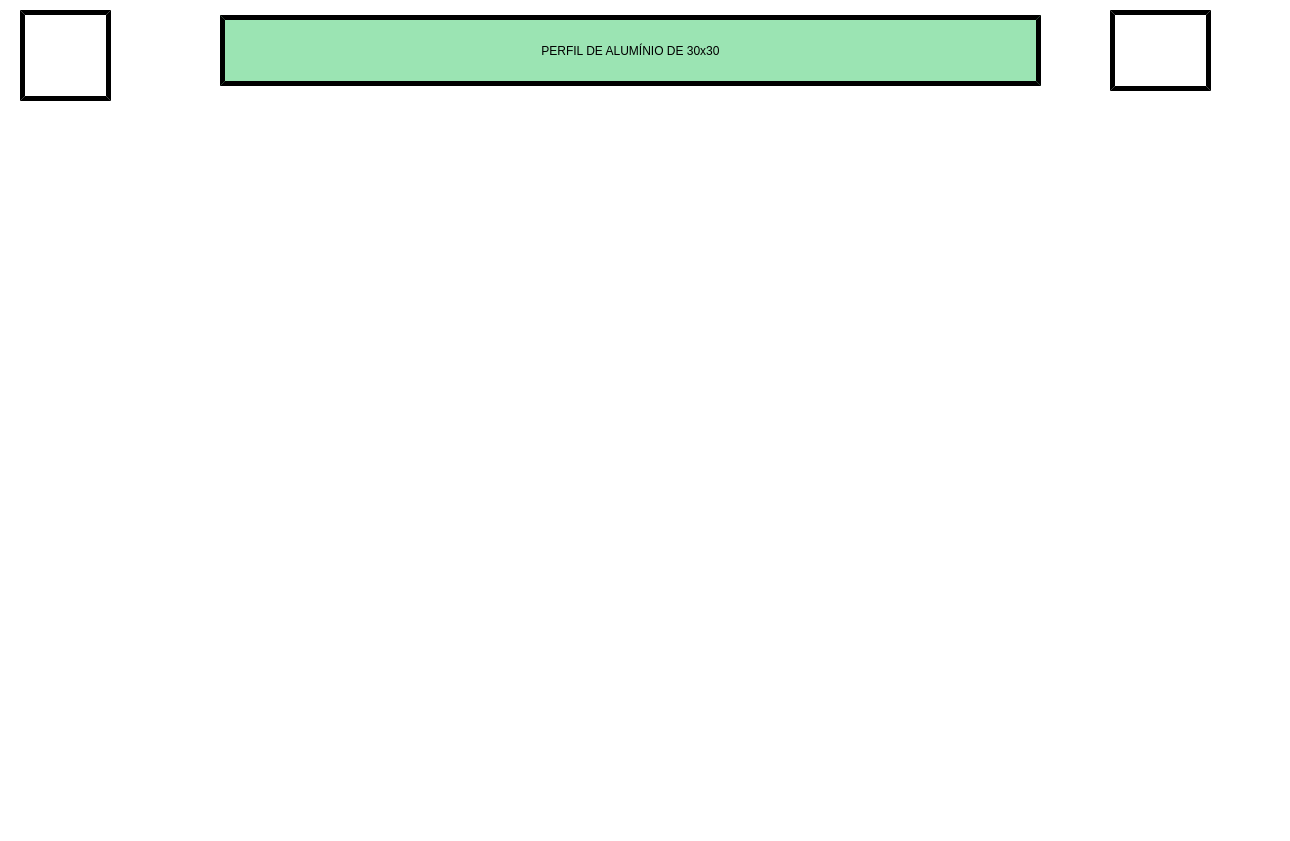
<?xml version="1.0" encoding="UTF-8"?>
<ui version="4.0">
 <class>peca01</class>
 <widget class="QMainWindow" name="peca01">
  <property name="geometry">
   <rect>
    <x>0</x>
    <y>0</y>
    <width>1290</width>
    <height>841</height>
   </rect>
  </property>
  <property name="minimumSize">
   <size>
    <width>1290</width>
    <height>841</height>
   </size>
  </property>
  <property name="maximumSize">
   <size>
    <width>1290</width>
    <height>841</height>
   </size>
  </property>
  <property name="windowTitle">
   <string>MainWindow</string>
  </property>
  <property name="styleSheet">
   <string notr="true">background-color: rgb(255, 255, 255);</string>
  </property>
  <property name="animated">
   <bool>true</bool>
  </property>
  <widget class="QWidget" name="centralwidget">
   <widget class="QLabel" name="Label_Borda">
    <property name="geometry">
     <rect>
      <x>0</x>
      <y>783</y>
      <width>1290</width>
      <height>18</height>
     </rect>
    </property>
    <property name="text">
     <string/>
    </property>
    <property name="pixmap">
     <pixmap>Imagens/Borda.png</pixmap>
    </property>
    <property name="scaledContents">
     <bool>true</bool>
    </property>
   </widget>
   <widget class="QLabel" name="label_titulo">
    <property name="geometry">
     <rect>
      <x>220</x>
      <y>15</y>
      <width>821</width>
      <height>71</height>
     </rect>
    </property>
    <property name="minimumSize">
     <size>
      <width>0</width>
      <height>0</height>
     </size>
    </property>
    <property name="styleSheet">
     <string notr="true">
border-style: outset;
border-color: rgb(0, 0, 0);
border-width:5px;
font: 75 30pt &quot;Bosch Sans Bold&quot;;
border-radius: 0px;
background-color: rgb(155, 228, 179);

</string>
    </property>
    <property name="text">
     <string>PERFIL DE ALUMÍNIO DE 30x30</string>
    </property>
    <property name="scaledContents">
     <bool>false</bool>
    </property>
    <property name="alignment">
     <set>Qt::AlignCenter</set>
    </property>
    <property name="wordWrap">
     <bool>false</bool>
    </property>
    <property name="indent">
     <number>-1</number>
    </property>
   </widget>
   <widget class="QPushButton" name="botao_home">
    <property name="geometry">
     <rect>
      <x>20</x>
      <y>10</y>
      <width>91</width>
      <height>91</height>
     </rect>
    </property>
    <property name="styleSheet">
     <string notr="true">
border-style: outset;
border-color: rgb(0, 0, 0);
border-width:5px;
font: 75 35pt &quot;Bosch Sans Bold&quot;;
border-radius: 0px;
background-color: rgb(255, 255, 255);
</string>
    </property>
    <property name="text">
     <string/>
    </property>
    <property name="icon">
     <iconset>
      <normaloff>imagens/Home.Documentos.png</normaloff>imagens/Home.Documentos.png</iconset>
    </property>
    <property name="iconSize">
     <size>
      <width>75</width>
      <height>75</height>
     </size>
    </property>
   </widget>
   <widget class="QLabel" name="label_imagem">
    <property name="geometry">
     <rect>
      <x>230</x>
      <y>90</y>
      <width>1091</width>
      <height>661</height>
     </rect>
    </property>
    <property name="text">
     <string/>
    </property>
    <property name="pixmap">
     <pixmap>imagens/Perfil_45_2.png</pixmap>
    </property>
   </widget>
   <widget class="QPushButton" name="botao_seta">
    <property name="geometry">
     <rect>
      <x>1110</x>
      <y>10</y>
      <width>101</width>
      <height>81</height>
     </rect>
    </property>
    <property name="styleSheet">
     <string notr="true">
border-style: outset;
border-color: rgb(0, 0, 0);
border-width:5px;
font: 75 35pt &quot;Bosch Sans Bold&quot;;
border-radius: 0px;
background-color: rgb(255, 255, 255);
</string>
    </property>
    <property name="text">
     <string/>
    </property>
    <property name="icon">
     <iconset>
      <normaloff>imagens/Seta Preta para direita.png</normaloff>imagens/Seta Preta para direita.png</iconset>
    </property>
    <property name="iconSize">
     <size>
      <width>65</width>
      <height>65</height>
     </size>
    </property>
   </widget>
  </widget>
  <widget class="QMenuBar" name="menubar">
   <property name="geometry">
    <rect>
     <x>0</x>
     <y>0</y>
     <width>1290</width>
     <height>21</height>
    </rect>
   </property>
  </widget>
  <widget class="QStatusBar" name="statusbar"/>
 </widget>
 <resources/>
 <connections/>
</ui>
